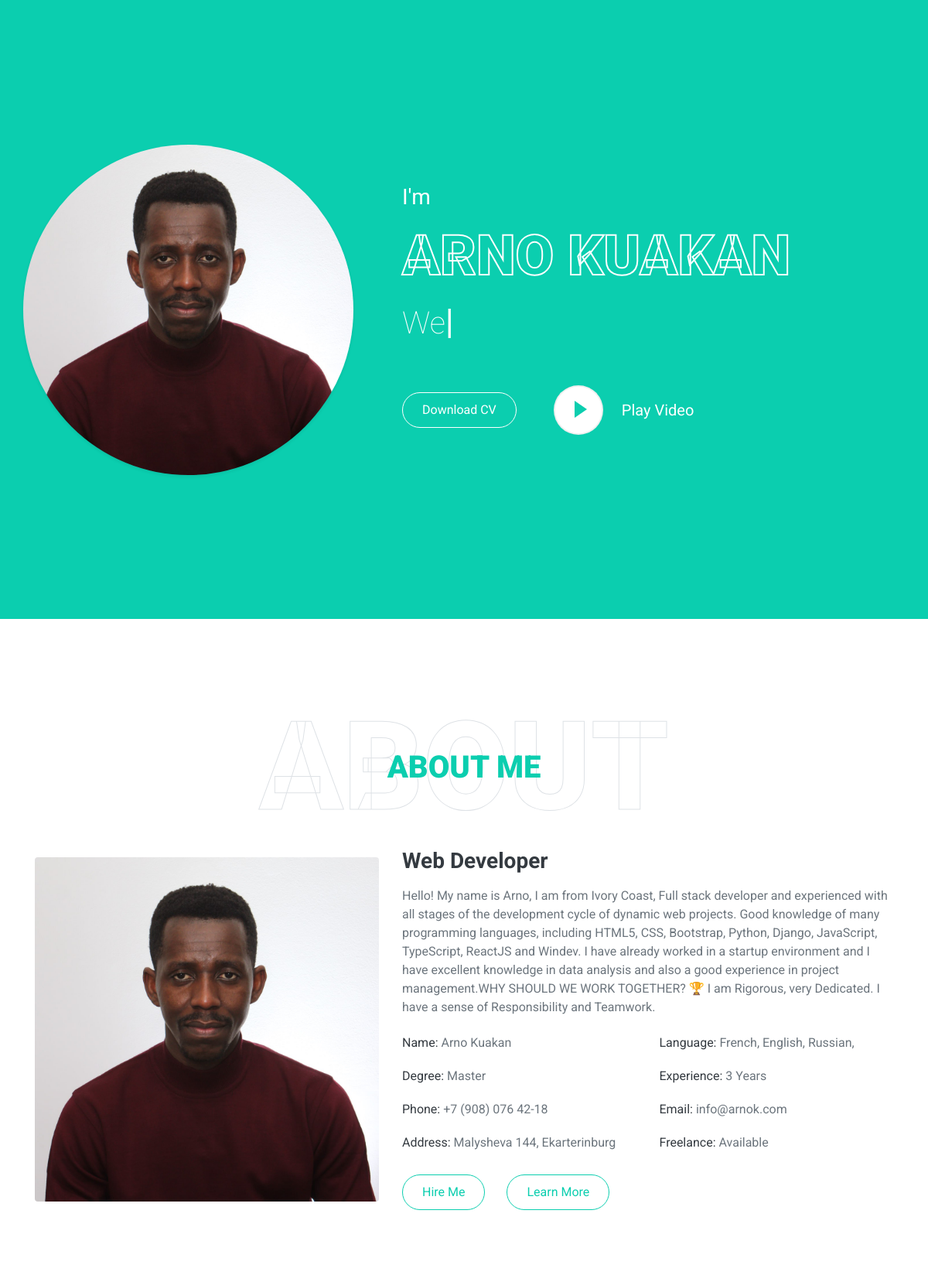
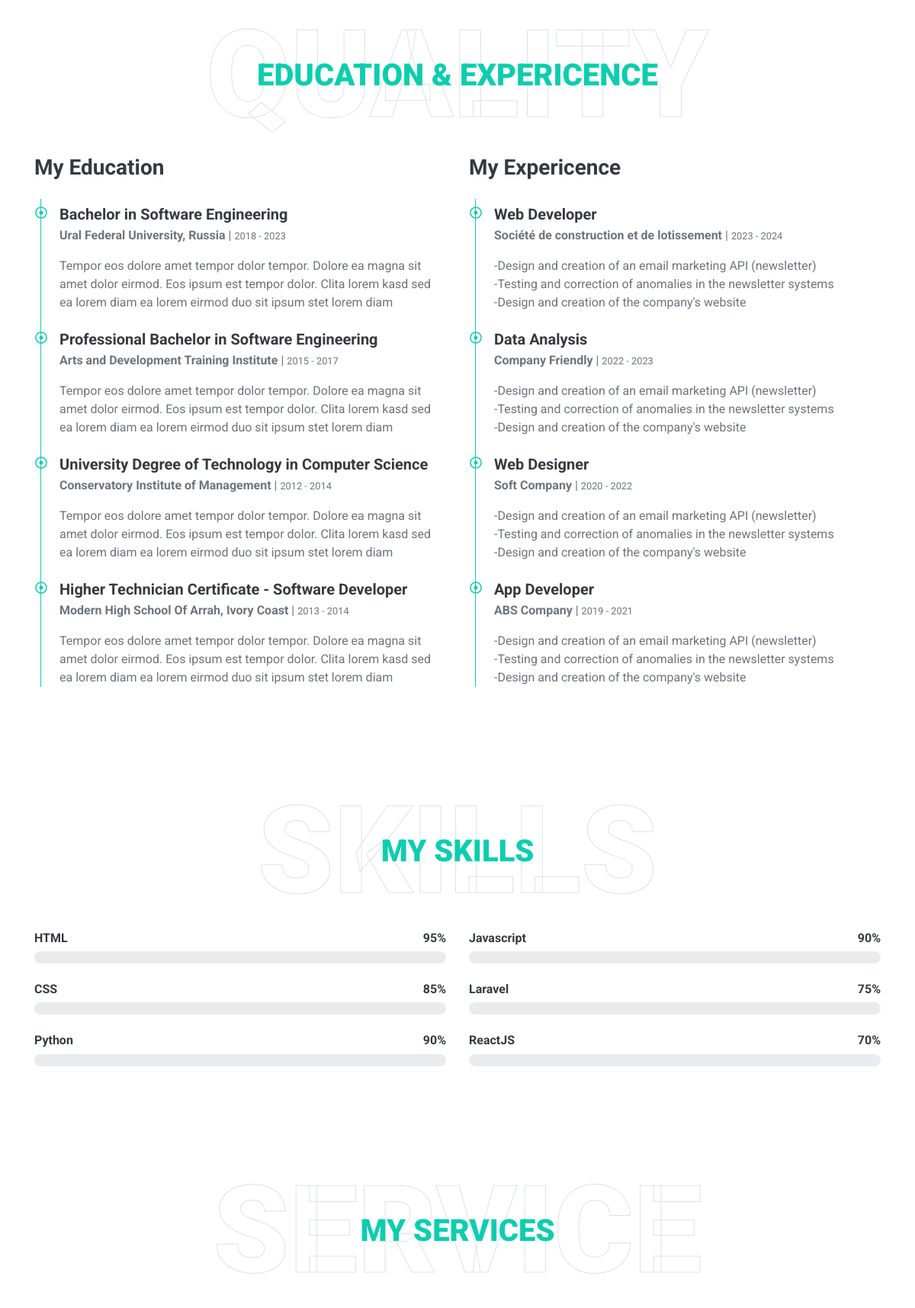
The page / (upper part) on the database its author committed (2 pictures, top to bottom).
### portfolioapp/models.py (models this page shows, shortened)
class Owner(models.Model):
    fullname = models.CharField(max_length=255, verbose_name="Fullname", unique=True)
    degree = models.CharField(max_length=255, verbose_name="Degree")
    about_me = HTMLField(verbose_name="About me", default='')
    is_hidden = models.BooleanField(verbose_name="Hide" ,blank=True, default=False)
    year_experience = models.CharField(max_length=255, verbose_name="Number of years experience")
    address = models.CharField(max_length=255, verbose_name="Address", blank=True, null=True)
    phone = models.CharField(max_length=50, verbose_name="Phone", blank=True, null=True)
    email = models.CharField(max_length=50, verbose_name="Email", blank=True, null=True)
    freelance=models.CharField(max_length=15,choices=STATUS_OWNER, default='Available')
    main_picture = models.ImageField(upload_to='uploads/picture', verbose_name="Picture", blank=True, null=True)
    class Meta:
        verbose_name = 'Owner'
        verbose_name_plural = 'owner'

class Function(models.Model):
    order_number = models.FloatField(verbose_name="Order number", blank=True, null=True)
    owner = models.ForeignKey(Owner, on_delete=models.CASCADE)
    name = models.CharField(max_length=255, verbose_name="Function", unique=True)
    is_hidden = models.BooleanField(verbose_name="Hide", blank=True, default=False)
    comment = models.CharField(max_length=1024, verbose_name="Comment", blank=True, null=True, default="")
    class Meta:
        verbose_name = 'Function'
        verbose_name_plural = 'functions'

class Language(models.Model):
    order_number = models.FloatField(verbose_name="Order number", blank=True, null=True)
    owner = models.ForeignKey(Owner, on_delete=models.CASCADE)
    name = models.CharField(max_length=255, verbose_name="Language name", unique=True)
    is_hidden = models.BooleanField(verbose_name="Hide", blank=True, default=False)
    class Meta:
        verbose_name = 'Language'
        verbose_name_plural = 'languages'

### quality/models.py (models this page shows, shortened)
class Quality(models.Model):
    order_number = models.FloatField(verbose_name="Order number", blank=True, null=True)
    quality_name = models.CharField(max_length=255, verbose_name="Quality", unique=True)
    type_quality = models.ForeignKey(TypeQuality, verbose_name="Type Quality", related_name='type_quality_owner_set', default="", on_delete=models.CASCADE)
    location = models.CharField(max_length=255, verbose_name="Place", blank=True, null=True)
    started_at = models.DateField(verbose_name='Start date', blank=True, null=True)
    ended_at = models.DateField(verbose_name='End date', blank=True, null=True)
    description = HTMLField(verbose_name="Description", default='')
    is_hidden = models.BooleanField(verbose_name="Hide", blank=True, default=False)
    created_date = models.DateTimeField(auto_now_add=True)
    modified_date = models.DateTimeField(auto_now=True)
    class Meta:
        verbose_name = 'Quality'
        verbose_name_plural = 'quality'

### skill/models.py (models this page shows, shortened)
class Skill(models.Model):
    order_number = models.FloatField(verbose_name="Order number", blank=True, null=True)
    skill_name = models.CharField(max_length=255, verbose_name="Skill", unique=True)
    percent = models.CharField(max_length=50, verbose_name="Percent", blank=True)
    position = models.CharField(max_length=15,choices=ALIGNEMENT, default='Left')
    color = models.CharField(max_length=100, verbose_name="Color", blank=True)
    is_hidden = models.BooleanField(verbose_name="Hide", blank=True, default=False)
    class Meta:
        verbose_name = 'Skill'
        verbose_name_plural = 'skills'

### portfolioapp/views.py (the view, shortened to what this page needs)
# urls.py: 2. Add a URL to urlpatterns:  path('', views.home, name='home')
def home(request):
    owner_info=Owner.objects.filter(is_hidden=False).first()
    education_list = Quality.objects.filter(is_hidden=False,type_quality__id=ID_QUALITY_EDUCATION).order_by('order_number')
    experience_list = Quality.objects.filter(is_hidden=False,type_quality__id=ID_QUALITY_EXPERIENCE).order_by('order_number')
    skill_list_left = Skill.objects.filter(is_hidden=False,position="Left").order_by('order_number')
    skill_list_rigth = Skill.objects.filter(is_hidden=False,position="Rigth").order_by('order_number')
    service_list = Service.objects.filter(is_hidden=False).only('service_name','title','icon_name').order_by('order_number')
    portfolio_webdes = Portfolio.objects.filter(type_porfolio__id=IDDES).all()
    portfolio_webdev=Portfolio.objects.filter(type_porfolio__id=IDDEV).all()
    portfolio_appdev=Portfolio.objects.filter(type_porfolio__id=IDAPPDES).all()
    review_list = Review.objects.filter(is_hidden=False).order_by('order_number')
    type_portfolio = TypePorfolio.objects.all()
    portfolio_id = request.GET.get('type_portfolio')
    if portfolio_id:
        portfolio_list = Portfolio.objects.filter(type_porfolio=type_portfolio)
    else:
        portfolio_list = Portfolio.objects.all()
    c_form = ContactForm()
    result = "error"
    message = "Something went wrong. Please check and try again"
    context= {
        'owner_info':owner_info,
        'education_list':education_list,
        'experience_list':experience_list,
        'skill_list_left':skill_list_left,
        'skill_list_rigth':skill_list_rigth,
        'service_list':service_list,
        'portfolio_list':portfolio_list,
        'type_portfolio':type_portfolio,
        'portfolio_webdes':portfolio_webdes,
        'portfolio_webdev':portfolio_webdev,
        'portfolio_appdev':portfolio_appdev,
        'review_list':review_list,
        'c_form':c_form,
    }
    return render(request,'portfolio/home.html', context)

### portfolioapp/templates/portfolio/home.html (shortened to what this page needs)
{% extends 'portfolio/base.html' %}
{% load static %}
{% block content %}
{% include 'portfolio/includes/intro/intro.html' %}
    <div class="container-fluid py-5" id="about">
        <div class="container">
            <div class="position-relative d-flex align-items-center justify-content-center">
                <h1 class="display-1 text-uppercase text-white" style="-webkit-text-stroke: 1px #dee2e6;">About</h1>
                <h1 class="position-absolute text-uppercase text-primary">About Me</h1>
            </div>
            <div class="row align-items-center">
                <div class="col-lg-5 pb-4 pb-lg-0">
                    <img class="img-fluid rounded w-100" src="{{ owner_info.main_picture.url }}" alt="">
                </div>
                <div class="col-lg-7">
                    {% with owner_info.function_set.all|first as f %}
                        <h3 class="mb-1">{{ f.name }}</h3>
                    {% endwith %}
                    <p>{{owner_info.about_me|safe}}</p>
                    <div class="row mb-3">
                        <div class="col-sm-6 py-2"><h6>Name: <span class="text-secondary">{{owner_info.fullname}}</span></h6></div>
                        <div class="col-sm-6 py-2"><h6>Language:
                        <span class="text-secondary">
                         {% for lang in owner_info.language_set.all %}
                            {{lang.name}},
                         {% endfor %}
                        </span>
                        </h6></div>
                        <div class="col-sm-6 py-2"><h6>Degree: <span class="text-secondary">{{owner_info.degree}}</span></h6></div>
                        <div class="col-sm-6 py-2"><h6>Experience: <span class="text-secondary">{{owner_info.year_experience}}</span></h6></div>
                        <div class="col-sm-6 py-2"><h6>Phone: <span class="text-secondary">{{owner_info.phone}}</span></h6></div>
                        <div class="col-sm-6 py-2"><h6>Email: <span class="text-secondary">{{owner_info.email}}</span></h6></div>
                        <div class="col-sm-6 py-2"><h6>Address: <span class="text-secondary">{{owner_info.address}}</span></h6></div>
                        <div class="col-sm-6 py-2"><h6>Freelance: <span class="text-secondary">{{owner_info.freelance}}</span></h6></div>
                    </div>
                    <a href="#contact" class="btn btn-outline-primary mr-4">Hire Me</a>
                    <a data-target="#learn-more-Modal" data-toggle="modal" class="btn btn-outline-primary" href="#learn-more-Modal">Learn More</a>
                </div>
            </div>
        </div>
    </div>
    <div class="container-fluid py-5" id="qualification">
        <div class="container">
            <div class="position-relative d-flex align-items-center justify-content-center">
                <h1 class="display-1 text-uppercase text-white" style="-webkit-text-stroke: 1px #dee2e6;">Quality</h1>
                <h1 class="position-absolute text-uppercase text-primary">Education & Expericence</h1>
            </div>
            <div class="row align-items-center">
                <div class="col-lg-6">
                    <h3 class="mb-4">My Education</h3>
                    <div class="border-left border-primary pt-2 pl-4 ml-2">
                    {% for education in education_list %}
                        <div class="position-relative mb-4">
                            <i class="far fa-dot-circle text-primary position-absolute" style="top: 2px; left: -32px;"></i>
                            <h5 class="font-weight-bold mb-1">{{education.quality_name}}</h5>
                            <p class="mb-2">
                                <strong>{{education.location}}</strong> | <small>{{education.started_at|date:"Y"}} - {{education.ended_at|date:"Y"}}</small>
                            </p>
                            <p>{{education.description|safe}}</p>
                        </div>
                    {% endfor %}
                    </div>
                </div>
                <div class="col-lg-6">
                    <h3 class="mb-4">My Expericence</h3>
                    <div class="border-left border-primary pt-2 pl-4 ml-2">
                    {% for experience in experience_list %}
                        <div class="position-relative mb-4">
                            <i class="far fa-dot-circle text-primary position-absolute" style="top: 2px; left: -32px;"></i>
                            <h5 class="font-weight-bold mb-1">{{experience.quality_name}}</h5>
                            <p class="mb-2"><strong>{{experience.location}}</strong> | <small>{{experience.started_at|date:"Y"}} - {{experience.ended_at|date:"Y"}}</small></p>
                            <p>{{experience.description|safe}}</p>
                        </div>
                    {% endfor %}
                    </div>
                </div>
            </div>
        </div>
    </div>
    <div class="container-fluid py-5" id="skill">
        <div class="container">
            <div class="position-relative d-flex align-items-center justify-content-center">
                <h1 class="display-1 text-uppercase text-white" style="-webkit-text-stroke: 1px #dee2e6;">Skills</h1>
                <h1 class="position-absolute text-uppercase text-primary">My Skills</h1>
            </div>
            <div class="row align-items-center">
                <div class="col-md-6">
                    {% for skill_left in skill_list_left %}
                    <div class="skill mb-4">
                        <div class="d-flex justify-content-between">
                            <h6 class="font-weight-bold">{{skill_left.skill_name}}</h6>
                            <h6 class="font-weight-bold">{{skill_left.percent}}%</h6>
                        </div>
                        <div class="progress">
                        </div>
                    </div>
                    {% endfor %}
                </div>
                <div class="col-md-6">
                    {% for skill_rigth in skill_list_rigth %}
                    <div class="skill mb-4">
                        <div class="d-flex justify-content-between">
                            <h6 class="font-weight-bold">{{skill_rigth.skill_name}}</h6>
                            <h6 class="font-weight-bold">{{skill_rigth.percent}}%</h6>
                        </div>
                        <div class="progress">
                        </div>
                    </div>
                    {% endfor %}
                </div>
            </div>
        </div>
    </div>
    <div class="container-fluid pt-5" id="service">
        <div class="container">
            <div class="position-relative d-flex align-items-center justify-content-center">
                <h1 class="display-1 text-uppercase text-white" style="-webkit-text-stroke: 1px #dee2e6;">Service</h1>
                <h1 class="position-absolute text-uppercase text-primary">My Services</h1>
            </div>
        </div>
    </div>
{% endblock %}

### portfolioapp/templates/portfolio/base.html (shortened to what this page needs)
{% load static %}
<!DOCTYPE html>
<html lang="en">
<head>
    <link href="https://cdnjs.cloudflare.com/ajax/libs/font-awesome/5.10.0/css/all.min.css" rel="stylesheet">
    <link href="{% static 'lib/owlcarousel/assets/owl.carousel.min.css' %}" rel="stylesheet">
    <link href="{% static 'lib/lightbox/css/lightbox.min.css' %}" rel="stylesheet">
    <link href="{% static 'css/style.css' %}" rel="stylesheet">
</head>
<body data-spy="scroll" data-target=".navbar" data-offset="51">
    {% block content %}
    {% endblock %}
</body>
</html>

### portfolioapp/templates/portfolio/includes/header/header.html (shortened to what this page needs)
{% load static %}

### portfolioapp/templates/portfolio/includes/modal/modal-video.html (shortened to what this page needs)
{% load static %}

### portfolioapp/templates/portfolio/includes/modal/modal-learn-more.html (shortened to what this page needs)
{% load static %}

### portfolioapp/templates/portfolio/includes/modal/modal-learn-more-service.html (shortened to what this page needs)
{% load static %}

### portfolioapp/templates/portfolio/includes/modal/modal-learn-more-portfolio.html (shortened to what this page needs)
{% load static %}

### portfolioapp/templates/portfolio/includes/modal/modal-learn-more-portfolio-dev.html (shortened to what this page needs)
{% load static %}

### portfolioapp/templates/portfolio/includes/modal/modal-learn-more-portfolio-app.html (shortened to what this page needs)
{% load static %}

### portfolioapp/templates/portfolio/includes/intro/intro.html (shortened to what this page needs)
{% load static %}
<div class="container-fluid bg-primary d-flex align-items-center mb-5 py-5" id="home" style="min-height: 100vh;">
    <div class="container">
        <div class="row align-items-center">
            <div class="col-lg-5 px-5 pl-lg-0 pb-5 pb-lg-0">
                <img class="img-fluid w-100 rounded-circle shadow-sm" src="{{ owner_info.main_picture.url }}" alt="">
            </div>
            <div class="col-lg-7 text-center text-lg-left">
                <h3 class="text-white font-weight-normal mb-3">I'm</h3>
                <h1 class="display-3 text-uppercase text-primary mb-2" style="-webkit-text-stroke: 2px #ffffff;">{{ owner_info.fullname }}</h1>
                <h1 class="typed-text-output d-inline font-weight-lighter text-white"></h1>
                <div class="d-flex align-items-center justify-content-center justify-content-lg-start pt-5">
                    <a target="_blank" href="{% url 'create-pdf' %}" class="btn btn-outline-light mr-5">Download CV</a>
                    <button type="button" class="btn-play" data-toggle="modal"
                        data-src="#" data-target="#videoModal">
                        <span></span>
                    </button>
                    <h5 class="font-weight-normal text-white m-0 ml-4 d-none d-sm-block">Play Video</h5>
                </div>
            </div>
        </div>
    </div>
</div>

### portfolioapp/templates/portfolio/includes/footer/footer.html (shortened to what this page needs)
{% load static %}

### rows shown on the page
Owner: main_picture (picture), fullname "ARNO KUAKAN", about_me "Hello! My name is Arno, I am from Ivory Coast, Full stack developer and experienced with all stages of the development cycle of dynamic web projects. Good knowledge of many programming languages, including HTML5, CSS, Bootstrap, Python, Django, JavaScript, TypeScript, ReactJS and Windev. I have already worked in a startup environment and I have excellent knowledge in data analysis and also a good experience in project management.WHY SHOULD WE WORK TOGETHER? 🏆 I am Rigorous, very Dedicated. I have a sense of Responsibility and Teamwork.", fullname "Arno Kuakan", degree "Master", year_experience "3 Years", phone "+7 (908) 076 42-18", email "info@arnok.com", address "Malysheva 144, Ekarterinburg", freelance "Available"
Function: name "Web Developer"
Language: name "French"
Language: name "English"
Language: name "Russian"
Quality: quality_name "Bachelor in Software Engineering", location "Ural Federal University, Russia", started_at "2018", ended_at "2023", description "Tempor eos dolore amet tempor dolor tempor. Dolore ea magna sit amet dolor eirmod. Eos ipsum est tempor dolor. Clita lorem kasd sed ea lorem diam ea lorem eirmod duo sit ipsum stet lorem diam"
Quality: quality_name "Professional Bachelor in Software Engineering", location "Arts and Development Training Institute", started_at "2015", ended_at "2017", description "Tempor eos dolore amet tempor dolor tempor. Dolore ea magna sit amet dolor eirmod. Eos ipsum est tempor dolor. Clita lorem kasd sed ea lorem diam ea lorem eirmod duo sit ipsum stet lorem diam"
Quality: quality_name "University Degree of Technology in Computer Science", location "Conservatory Institute of Management", started_at "2012", ended_at "2014", description "Tempor eos dolore amet tempor dolor tempor. Dolore ea magna sit amet dolor eirmod. Eos ipsum est tempor dolor. Clita lorem kasd sed ea lorem diam ea lorem eirmod duo sit ipsum stet lorem diam"
Quality: quality_name "Higher Technician Certificate - Software Developer", location "Modern High School Of Arrah, Ivory Coast", started_at "2013", ended_at "2014", description "Tempor eos dolore amet tempor dolor tempor. Dolore ea magna sit amet dolor eirmod. Eos ipsum est tempor dolor. Clita lorem kasd sed ea lorem diam ea lorem eirmod duo sit ipsum stet lorem diam"
Quality: quality_name "Web Developer", location "Société de construction et de lotissement", started_at "2023", ended_at "2024", description "-Design and creation of an email marketing API (newsletter) -Testing and correction of anomalies in the newsletter systems -Design and creation of the company's website"
Quality: quality_name "Data Analysis", location "Company Friendly", started_at "2022", ended_at "2023", description "-Design and creation of an email marketing API (newsletter) -Testing and correction of anomalies in the newsletter systems -Design and creation of the company's website"
Quality: quality_name "Web Designer", location "Soft Company", started_at "2020", ended_at "2022", description "-Design and creation of an email marketing API (newsletter) -Testing and correction of anomalies in the newsletter systems -Design and creation of the company's website"
Quality: quality_name "App Developer", location "ABS Company", started_at "2019", ended_at "2021", description "-Design and creation of an email marketing API (newsletter) -Testing and correction of anomalies in the newsletter systems -Design and creation of the company's website"
Skill: skill_name "HTML", percent "95"
Skill: skill_name "CSS", percent "85"
Skill: skill_name "Python", percent "90"
Skill: skill_name "Javascript", percent "90"
Skill: skill_name "Laravel", percent "75"
Skill: skill_name "ReactJS", percent "70"
